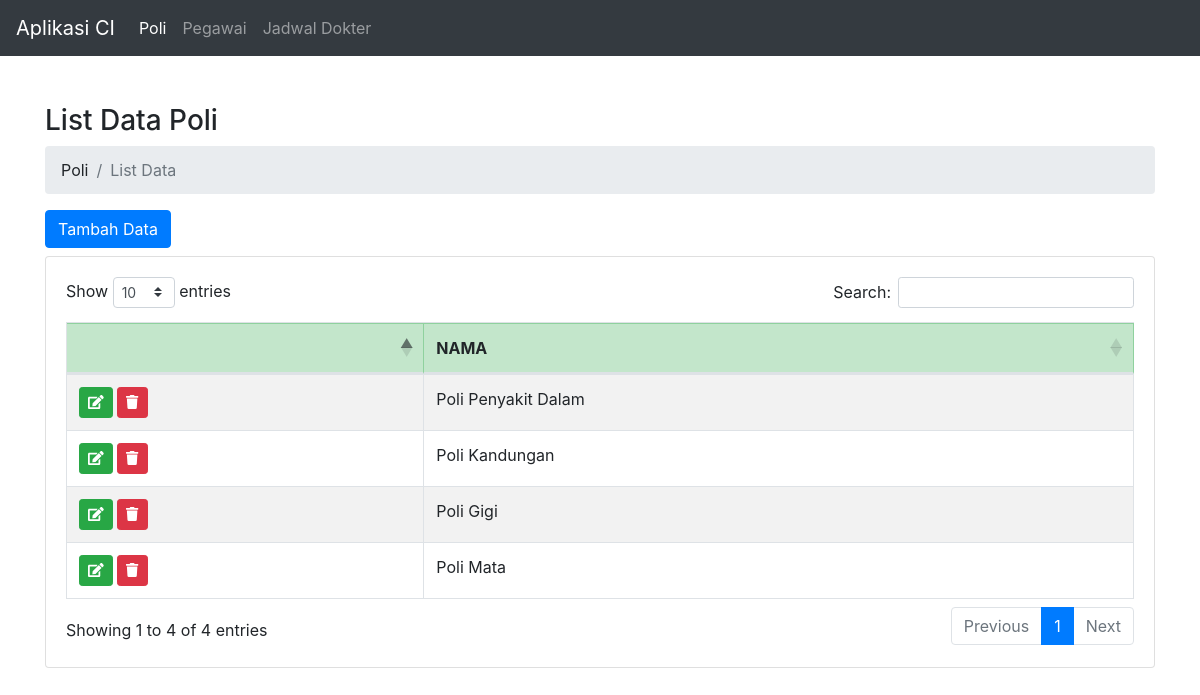
The page / on the database its author committed.
### tables this page shows
CREATE TABLE `poli`  (
  `id` int(10) NOT NULL AUTO_INCREMENT,
  `nama` varchar(255) NULL DEFAULT NULL,
  `created_at` timestamp NULL DEFAULT NULL,
  `updated_at` timestamp NULL DEFAULT NULL,
  PRIMARY KEY (`id`) USING BTREE
);

### application/controllers/Poli.php (called while the page is built, shortened)
<?php
class Poli extends CI_Controller
{
    public function __construct()
    {
        $this->load->model("M_poli");
    }
    public function index()
    {
        $data["title"] = "List Data Poli";
        $data["data_poli"] = $this->M_poli->getAll();
        $this->load->view('templates/header', $data);
        $this->load->view('templates/menu');
        $this->load->view('poli/index', $data);
        $this->load->view('templates/footer');
    }
}

### index.php (called while the page is built, shortened)
<?php
require_once BASEPATH.'core/CodeIgniter.php';

### application/models/m_poli.php (called while the page is built, shortened)
<?php
class M_poli extends CI_Model
{
    private $table = 'poli';
    public function getAll()
    {
        $this->db->from($this->table);
        $this->db->order_by("id", "desc");
        $query = $this->db->get();
        return $query->result();
    }
}

### application/views/poli/index.php (the view, shortened to what this page needs)
<div class="container pt-5">
    <h3><?= $title ?></h3>
    <nav aria-label="breadcrumb">
        <ol class="breadcrumb ">
            <li class="breadcrumb-item"><a>Poli</a></li>
            <li class="breadcrumb-item active" aria-current="page">List Data</li>
        </ol>
    </nav>
    <div class="row">
        <div class="col-md-12">
            <a class="btn btn-primary mb-2" href="<?= base_url('poli/add'); ?>">Tambah Data</a>
            <div class="card">
                <div class="card-body">
                    <div class="table-responsive">
                        <table class="table table-striped table-bordered table-hover" id="tablePoli">
                            <thead>
                                <tr class="table-success">
                                    <th></th>
                                    <th>NAMA</th>
                                </tr>
                            </thead>
                            <tbody>
                                <?php foreach ($data_poli as $row) : ?>
                                    <tr>
                                        <td>
                                            <a href="<?= site_url('poli/edit/' . $row->id) ?>" class="btn btn-success btn-sm"><i class="fa fa-edit"></i> </a>
                                            <a href="javascript:void(0);" data="<?= $row->id ?>" class="btn btn-danger btn-sm item-delete"><i class="fa fa-trash"></i> </a>
                                        </td>
                                        <td><?= $row->nama ?></td>
                                    </tr>
                                <?php endforeach; ?>
                            </tbody>
                        </table>
                    </div>
                </div>
            </div>
        </div>
    </div>
</div>

### rows shown on the page
poli: nama "Poli Penyakit Dalam"
poli: nama "Poli Kandungan"
poli: nama "Poli Gigi"
poli: nama "Poli Mata"

### other values the page prints
$title "List Data Poli"
